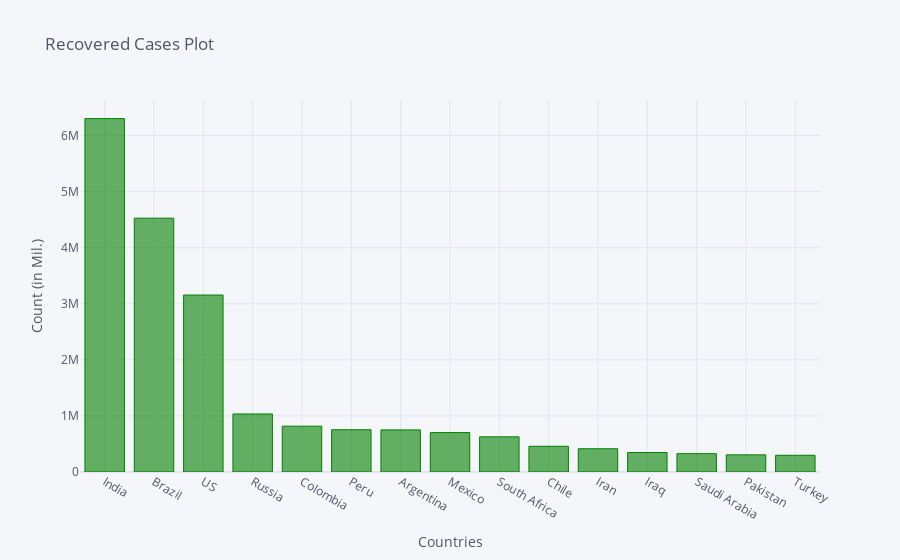

Notebook code for this chart:
### Code cell
recovered_df2_plot.iplot(kind='bar', x='Country/Region', y='10/14/20',color='green',
                         title='Recovered Cases Plot',xTitle='Countries',yTitle='Count (in Mil.)')

### Figure 1 — Plotly figure (JSON) as saved in the notebook; plotly's stock layout.template omitted (floating-point values rounded to 4 significant figures)
{"data": [{"marker": {"color": "rgba(0, 128, 0, 0.6)", "line": {"color": "rgba(0, 128, 0, 1.0)", "width": 1}}, "name": "10/14/20", "orientation": "v", "text": "", "type": "bar", "x": ["India", "Brazil", "US", "Russia", "Colombia", "Peru", "Argentina", "Mexico", "South Africa", "Chile", "Iran", "Iraq", "Saudi Arabia", "Pakistan", "Turkey"], "y": [6301927, 4526393, 3155794, 1035141, 816667, 753959, 751146, 703489, 626898, 458073, 414831, 347396, 326820, 305395, 298368]}], "layout": {"legend": {"bgcolor": "#F5F6F9", "font": {"color": "#4D5663"}}, "paper_bgcolor": "#F5F6F9", "plot_bgcolor": "#F5F6F9", "title": {"font": {"color": "#4D5663"}, "text": "Recovered Cases Plot"}, "xaxis": {"gridcolor": "#E1E5ED", "showgrid": true, "tickfont": {"color": "#4D5663"}, "title": {"font": {"color": "#4D5663"}, "text": "Countries"}, "zerolinecolor": "#E1E5ED"}, "yaxis": {"gridcolor": "#E1E5ED", "showgrid": true, "tickfont": {"color": "#4D5663"}, "title": {"font": {"color": "#4D5663"}, "text": "Count (in Mil.)"}, "zerolinecolor": "#E1E5ED"}}}
